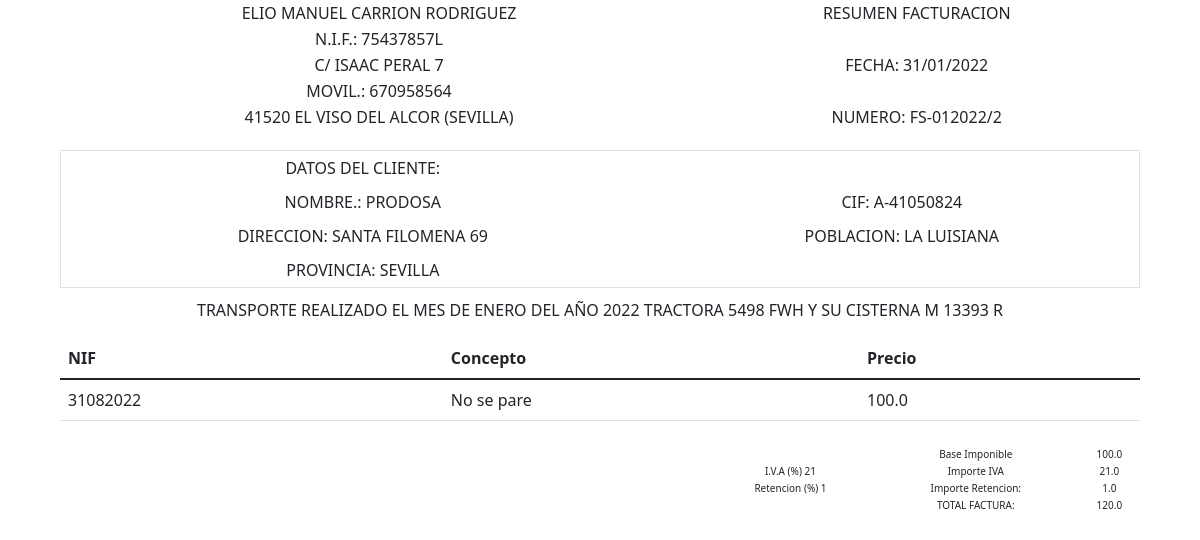
/factura_simple/, run on an earlier commit of the app's database.
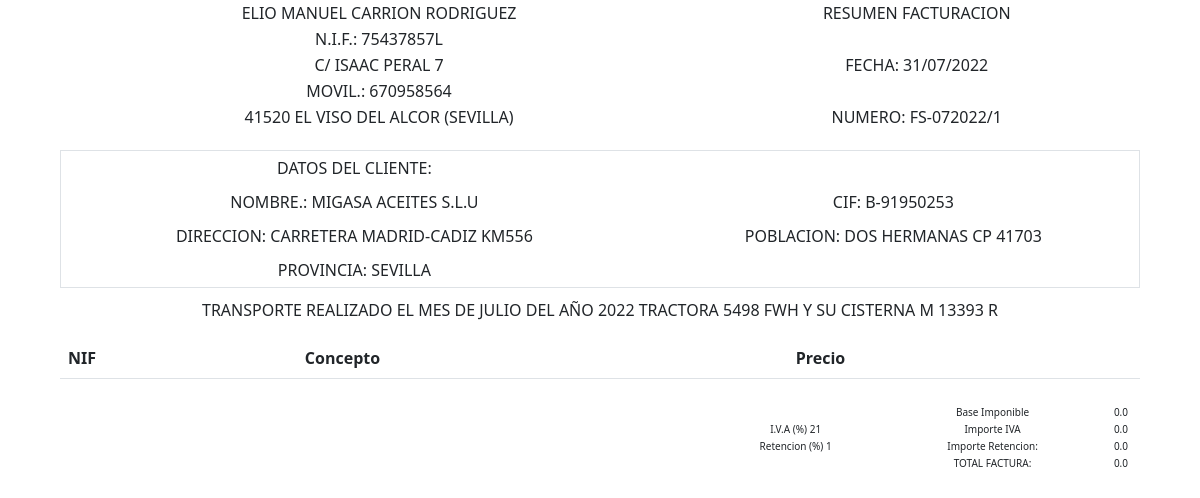
And on a later commit of the database.
### Factura/models.py (models this page shows, shortened)
class empresa(models.Model):
    nif=models.CharField(max_length=50)
    nombre=models.CharField(max_length=50)
    apellido1=models.CharField(max_length=50)
    apellido2=models.CharField(max_length=50)
    calle=models.CharField(max_length=50)
    movil=models.CharField(max_length=50)
    cp=models.CharField(max_length=50, default='41520')
    localidad=models.CharField(max_length=50, default='EL VISO DEL ALCOR')
    provincia=models.CharField(max_length=50, default='Sevilla')
    matricula=models.CharField(max_length=50)
    matricula_remolque=models.CharField(max_length=50)

class cliente(models.Model):
    cif=models.CharField(max_length=50, primary_key = True)
    nombre=models.CharField(max_length=50)
    direccion=models.CharField(max_length=50)
    provincia=models.CharField(max_length=50)
    poblacion=models.CharField(max_length=50)

class temporal(models.Model):
    empleado=models.CharField(max_length=50)
    cif=models.CharField(max_length=50)
    mes=models.CharField(max_length=50)
    año=models.CharField(max_length=50)
    iva=models.CharField(max_length=50)
    lavado=models.CharField(max_length=50)
    retencion=models.CharField(max_length=50)
    kilosminimos=models.CharField(max_length=50)

class factura_simple(models.Model):
    cif=ForeignKey(cliente, on_delete=models.CASCADE)
    nif=models.CharField(max_length=50)
    concepto=models.TextField(max_length=1000)
    mes=models.CharField(max_length=50, choices=MES)
    año=models.CharField(max_length=50, choices=ANNO)
    precio=models.FloatField(default=0.0)

### Factura/views.py (the view)
# urls.py: path('factura_simple/', view_html_factura_simple, name='factura_simple'),
def view_html_factura_simple(request):
    array_temporales = obtener_datos_temprales()
    _cliente = cliente.objects.all().filter(cif=array_temporales[1])
    _empresa = empresa.objects.all().filter(id=array_temporales[0])
    total = almacenar_total_factura_simple(array_temporales)
    iva = total * (float(array_temporales[4]) / 100)
    retencion = total * (float(array_temporales[6]) / 100)
    precio_total = total + iva - retencion
    _factura_con_precio = factura_simple.objects.all().filter(
        cif_id=array_temporales[1], mes=array_temporales[2], año=array_temporales[3])
    contexto = {
        'facturas': _factura_con_precio,
        'clientes': _cliente,
        'empresas': _empresa,
        'fecha': obtener_fecha2(array_temporales[2], array_temporales[3]),
        'numero_factura': obtener_numero_factura_simple(array_temporales[1], array_temporales[2], array_temporales[3]),
        'mes': array_temporales[2],
        'año': array_temporales[3],
        'cantidad_iva': array_temporales[4],
        'cantidad_retencion': array_temporales[6],
        'total': round(total,2),
        'iva': round(iva,2),
        'retencion': round(retencion,2),
        'precio_total': round(precio_total,2),
    }
    return render(request, "factura_simple.html", contexto)

### Factura/Funciones/funciones.py (called while the page is built)
def obtener_fecha2(mes, año):
    nmes = str(meses[mes])
    dia = monthrange(int(año), int(nmes))
    return  f"{str(dia[1])}/{nmes}/{año}"

def obtener_numero_factura_simple(cifcliente, mes, ano):
    contador = 0
    for _cliente in cliente.objects.all():
        contador = contador +1
        if _cliente.cif == cifcliente:
            break
    nmes = str(meses[mes])
    return "FS-" + str(nmes) + str(ano) + "/" + str(contador)

def obtener_datos_temprales():
    array_temporales = []
    _temporal = temporal.objects.all()
    for campo in _temporal:
        array_temporales.append(campo.empleado)
        array_temporales.append(campo.cif)
        array_temporales.append(campo.mes)
        array_temporales.append(campo.año)
        array_temporales.append(campo.iva)
        array_temporales.append(campo.lavado)
        array_temporales.append(campo.retencion)
        array_temporales.append(campo.kilosminimos)
    if not array_temporales:
        array_temporales = None
        return array_temporales
    else:
        return array_temporales

### Factura/template/factura_simple.html (shortened to what this page needs)
{% load static %}
<!DOCTYPE html>
<html lang="en">
<head>
  <link rel="stylesheet" href="{% static 'css/factura.css' %}" rel="stylesheet">
  <link href="https://cdn.jsdelivr.net/npm/bootstrap@5.1.3/dist/css/bootstrap.min.css" rel="stylesheet"
>
</head>
<body>
  <div class="contenedor">
    <div class="empresa">
      <table>
        <tbody>
          {% for empresa in empresas %}
          <tr>
            <td>{{empresa.nombre}} {{empresa.apellido1}} {{empresa.apellido2}}</td>
            <td>RESUMEN FACTURACION</td>
            <td></td>
          </tr>
          <tr>
            <td>N.I.F.: {{empresa.nif}}</td>
            <td> </td>
            <td></td>
          </tr>
          <tr>
            <td>C/ {{empresa.calle}}</td>
            <td>FECHA: {{fecha}}</td>
            <td></td>
          </tr>
          <tr>
            <td>MOVIL.: {{empresa.movil}}</td>
            <td></td>
            <td></td>
          </tr>
          <tr>
            <td>{{empresa.cp}} {{empresa.localidad}} ({{empresa.provincia}})</td>
            <td>NUMERO: {{numero_factura}}</td>
            <td></td>
          </tr>
          {% endfor %}
        </tbody>
      </table>
    </div>
    <div class="cliente">
      <table class="border">
        <tbody>
          {% for cliente in clientes %}
          <tr>
            <td class="text-center">DATOS DEL CLIENTE:</td>
            <td class="text-center"></td>
          </tr>
          <tr>
            <td class="text-center">NOMBRE.: {{cliente.nombre}}</td>
            <td class="text-center">CIF: {{cliente.cif}}</td>
          </tr>
          <tr>
            <td class="text-center">DIRECCION: {{cliente.direccion}}</td>
            <td class="text-center">POBLACION: {{cliente.poblacion}}</td>
          </tr>
          <tr>
            <td class="text-center">PROVINCIA: {{cliente.provincia}}</td>
            <td class="text-center"></td>
          </tr>
          {% endfor %}
        </tbody>
      </table>
    </div>
    <div class="camion">
      {% for empresa in empresas %}
      <p class="text-center">TRANSPORTE REALIZADO EL MES DE {{mes}} DEL AÑO {{año}} TRACTORA {{empresa.matricula}} Y SU CISTERNA {{empresa.matricula_remolque}}</p>
      {% endfor %}
    </div>
    <div class="tabla-factura">
      <table class="table">
        <thead>
          <tr>
            <th scope="col">NIF</th>
            <th scope="col">Concepto</th>
            <th scope="col">Precio</th>
          </tr>
        </thead>
        <tbody>
          {% for factura in facturas %}
          <tr>
            <td>{{factura.nif}}</td>
            <td>{{factura.concepto}}</td>
            <td>{{factura.precio}}</td>
          </tr>
          {% endfor %}
        </tbody>
      </table>
    </div>
    <div class="footer">
      <table>
        <tbody>
          <tr>
            <td class="text-center"></td>
            <td class="text-center">Base Imponible</td>
            <td class="text-center">{{total}}</td>
          </tr>
          <tr>
            <td class="text-center">I.V.A (%) {{cantidad_iva}}</td>
            <td class="text-center">Importe IVA</td>
            <td class="text-center">{{iva}}</td>
          </tr>
          <tr>
            <td class="text-center">Retencion (%) {{cantidad_retencion}}</td>
            <td class="text-center">Importe Retencion:</td>
            <td class="text-center">{{retencion}}</td>
          </tr>
          <tr>
            <td class="text-center"></td>
            <td class="text-center">TOTAL FACTURA:</td>
            <td class="text-center">{{precio_total}}</td>
          </tr>
        </tbody>
      </table>
    </div>
  </div>
</body>
</html>

What changed in the data, as far as the page shows it:
no longer on this page (row unchanged): cliente: nombre "PRODOSA", cif "A-41050824", direccion "SANTA FILOMENA 69", poblacion "LA LUISIANA", provincia "SEVILLA"
no longer on this page (row unchanged): factura_simple: nif "31082022", concepto "No se pare", precio "100.0"
computed for empresa "ELIO MANUEL": fecha "31/01/2022" → "31/07/2022"; numero_factura "FS-012022/2" → "FS-072022/1"
now on this page (row unchanged): cliente: nombre "MIGASA ACEITES S.L.U", cif "B-91950253", direccion "CARRETERA MADRID-CADIZ KM556", poblacion "DOS HERMANAS CP 41703", provincia "SEVILLA"
changed temporal: mes "ENERO" → "JULIO"
Also different on the page:
{{ total }}: "100.0" → "0.0"
{{ iva }}: "21.0" → "0.0"
{{ retencion }}: "1.0" → "0.0"
{{ precio_total }}: "120.0" → "0.0"
